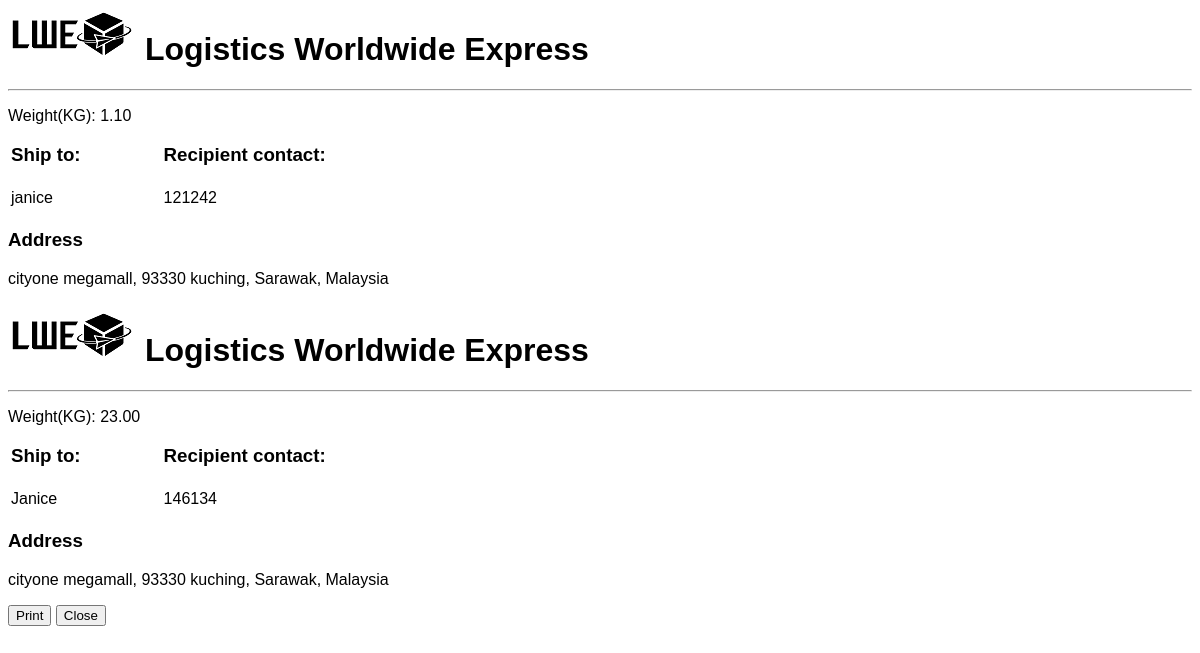
The page /admin/tag.php on the database as committed earlier.
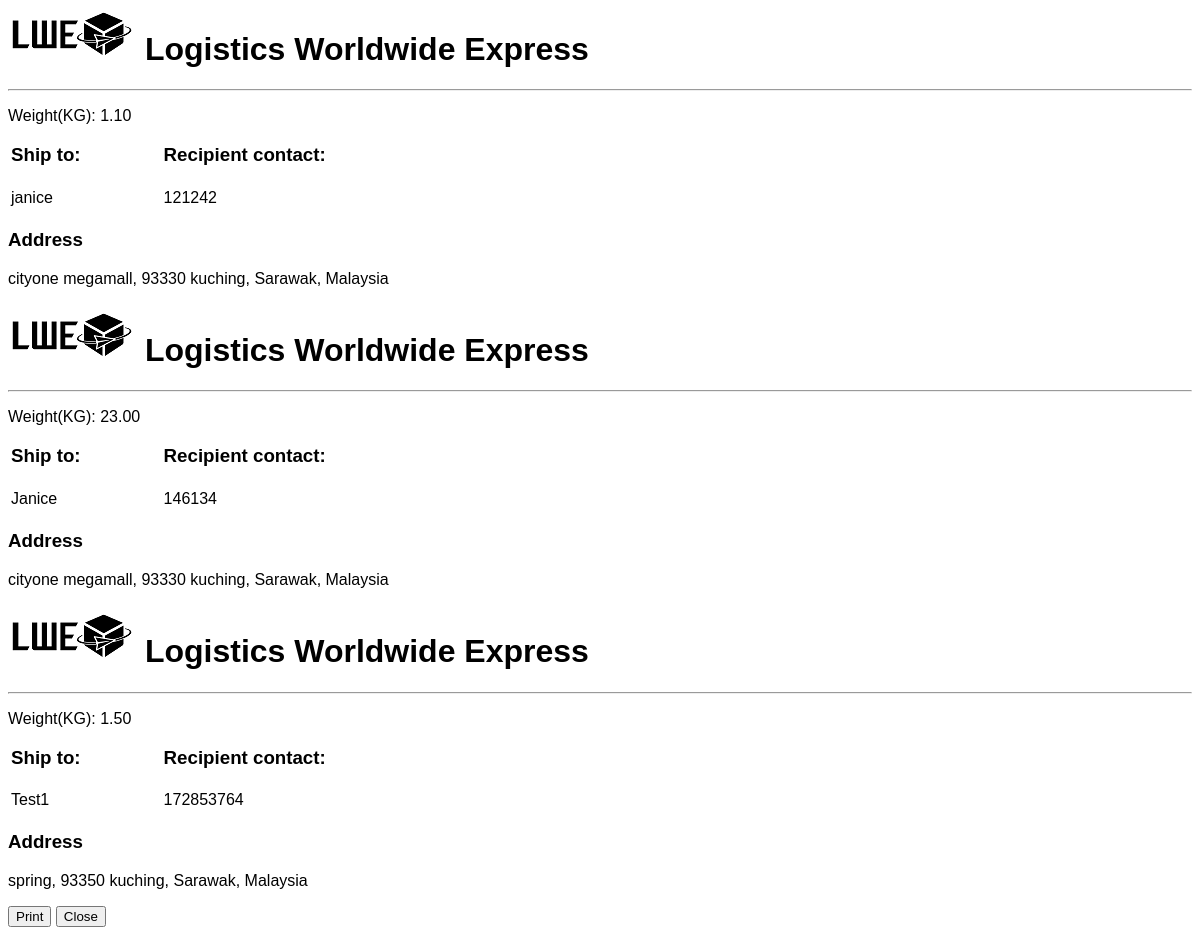
The same page on the database as committed later.
### tables this page shows
CREATE TABLE `shipping` (
  `shipping_id` int(11) NOT NULL,
  `user_id` int(11) NOT NULL,
  `recipient_name` varchar(50) NOT NULL,
  `recipient_contact` varchar(15) NOT NULL,
  `remark` varchar(255) DEFAULT NULL,
  `address_id` int(11) NOT NULL,
  `weight` decimal(10,2) NOT NULL,
  `price` varchar(20) NOT NULL,
  `status` text NOT NULL,
  `datetime` timestamp NOT NULL DEFAULT CURRENT_TIMESTAMP ON UPDATE CURRENT_TIMESTAMP,
  `tracking_code` varchar(25) DEFAULT NULL,
  `payment_id` int(11) NOT NULL,
  `review` text,
  `top_up_id` varchar(11) DEFAULT NULL,
  `destination_station` varchar(100) NOT NULL
);

CREATE TABLE `address` (
  `address_id` int(11) NOT NULL,
  `user_id` int(11) NOT NULL,
  `address` varchar(100) NOT NULL,
  `state` varchar(100) NOT NULL,
  `city` varchar(100) NOT NULL,
  `country` varchar(50) NOT NULL,
  `postcode` int(11) NOT NULL
);

### admin/tag.php (the view, shortened to what this page needs)
<?php
require_once '../connection/config.php';
$query = "SELECT *
         FROM shipping sh
         JOIN address ad
         ON sh.address_id = ad.address_id
         WHERE sh.status='Proceed'";
$result = mysqli_query($con, $query);
?>
<html>
    <head>
        <link href="../frameworks/css/style.css" rel="stylesheet"/>
    </head>
    <body class="homepagebg" onload="generateBarcode()">
        <div id="parceltag">
            <?php
            if(mysqli_num_rows($result) > 0)
            {
                while($row = mysqli_fetch_array($result))
                {
                    ?>
            <div class="parceltag">
                <h1>
                    <img src="../resources/img/logo-black.png" alt="blacklogo"/>
                    Logistics Worldwide Express
                </h1>
                <hr/>
                <p>Weight(KG): <?php echo $row['weight'] ?></p>
                <table class="tbltag">
                    <tr>
                        <td><h3>Ship to:</h3></td>
                        <td><h3>Recipient contact:</h3></td>
                    </tr>
                    <tr>
                        <td><p><?php echo $row['recipient_name']; ?></p></td>
                        <td><p><?php echo $row['recipient_contact']; ?></p></td>
                    </tr>
                </table>
                <h3>Address</h3>
                <p><?php echo $row['address'] . ", " . $row['postcode'] . " " . $row['city'] . ", " . $row['state'] . ", " . $row['country']; ?></p>
            </div>
            <?php
                }
            }
            ?>
        </div>
        <p>
            <button onclick="printDiv('parceltag')">Print</button>
            <button onclick="window.close()">Close</button>
        </p>
    </body>
</html>

### frameworks/css/style.css (style rules this page uses)
body { font-family: sans-serif; overflow-x: hidden; min-height: 100vh; }
.tbltag td { padding-right: 80px; }

Rows that differ between the two databases and show on the page:
added shipping: weight "1.50", recipient_name "Test1", recipient_contact "172853764", address.address "spring", address.postcode "93350", address.city "kuching", address.state "Sarawak", address.country "Malaysia"
